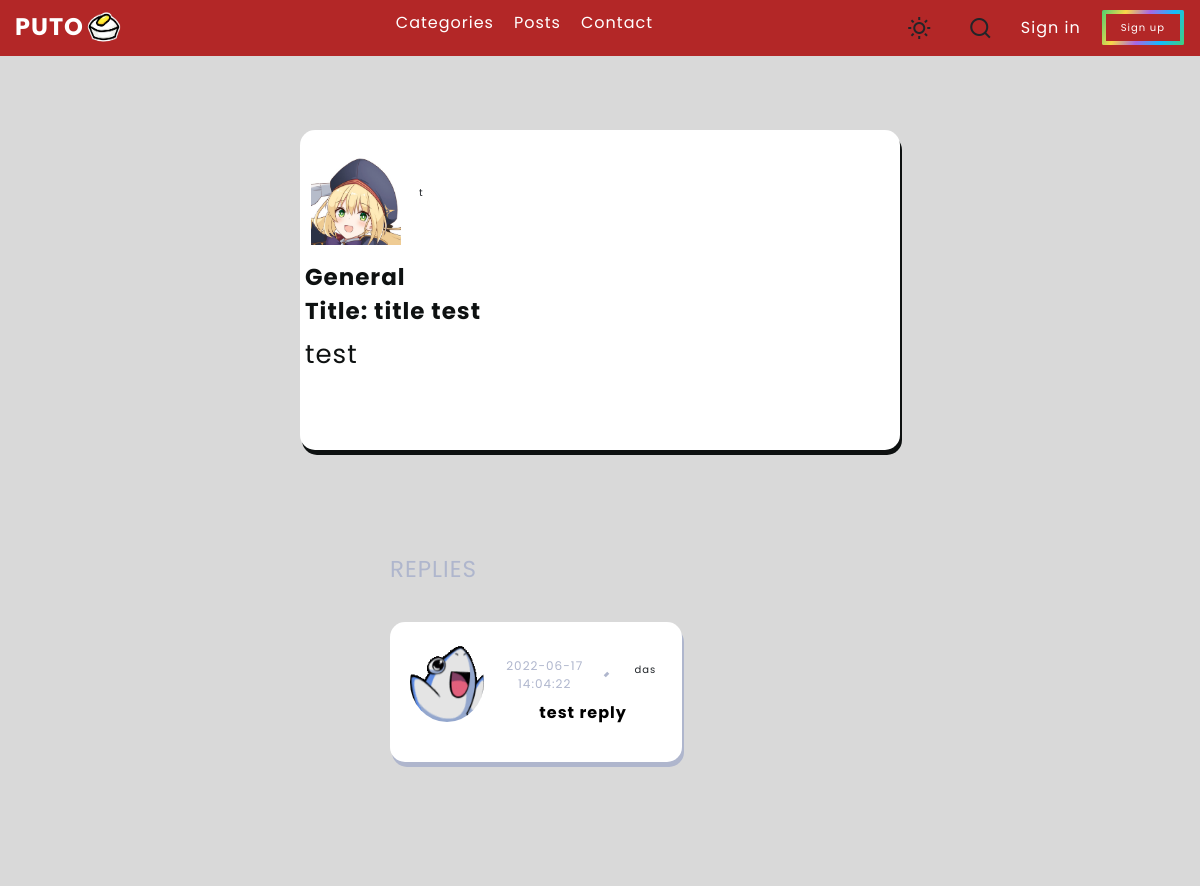
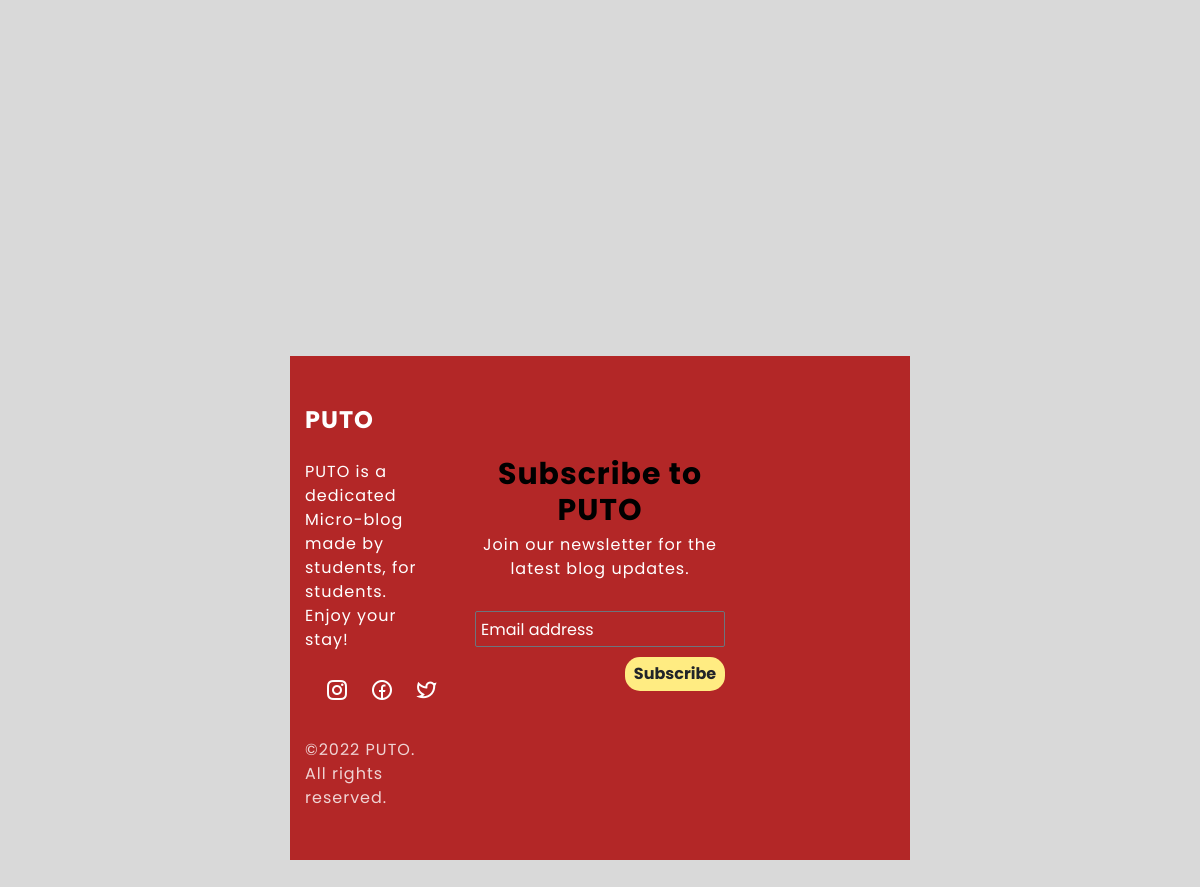
/post/1, run on the app's committed database (2 pictures, top to bottom).
### tables this page shows
CREATE TABLE `posts` (
  `id` int(11) NOT NULL,
  `user_id` int(11) NOT NULL,
  `title` varchar(255) NOT NULL,
  `content` text NOT NULL,
  `created_at` timestamp NOT NULL DEFAULT current_timestamp(),
  `cat_id` int(255) NOT NULL
);

CREATE TABLE `user` (
  `id` int(255) NOT NULL,
  `name` varchar(100) NOT NULL,
  `email` varchar(100) NOT NULL,
  `password` varchar(100) NOT NULL,
  `bio` varchar(255) NOT NULL DEFAULT 'Insert your bio here',
  `profile_picture` varchar(255) NOT NULL DEFAULT 'noimage.jpg',
  `code` varchar(6) NOT NULL
);

CREATE TABLE `categories` (
  `id` int(255) NOT NULL,
  `name` varchar(255) NOT NULL,
  `date` datetime NOT NULL DEFAULT current_timestamp()
);

CREATE TABLE `replies` (
  `id` int(255) NOT NULL,
  `post_id` int(255) NOT NULL,
  `content` text NOT NULL,
  `created_at` datetime NOT NULL DEFAULT current_timestamp(),
  `user_id` int(255) NOT NULL
);

### application/controllers/Posts.php (called while the page is built, shortened)
<?php
class Posts extends CI_Controller {
    public function view($id){
        $data['post'] = $this->posts_model->get_specific_post($id);
        $data['replies'] = $this->replies_model->get_replies($id);
        $this->load->view('templates/header');
        $this->load->view('pages/showpost', $data);
        $this->load->view('templates/footer');
    }
}

### index.php (called while the page is built, shortened)
<?php
require_once BASEPATH.'core/CodeIgniter.php';

### application/models/Posts_model.php (called while the page is built, shortened)
<?php
class Posts_model extends CI_Model{
    public function get_specific_post($id){
        $this->db->select('posts.*, user.name, categories.name AS catname');
        $this->db->where('posts.id', $id);
        $this->db->join('user', 'user.id = posts.user_id');
        $this->db->order_by('created_at', 'DESC');
        $this->db->join('categories', 'categories.id = posts.cat_id');
        $query = $this->db->get('posts');
        return $query->row_array();
    }
}

### application/models/Replies_model.php (called while the page is built, shortened)
<?php
class Replies_model extends CI_Model{
	public function get_replies($id){
		$this->db->select('replies.*, user.name');
        $this->db->join('user', 'user.id = replies.user_id');
        $this->db->order_by('created_at', 'DESC');
        $query = $this->db->get_where('replies', array('post_id' => $id));
        return $query->result_array();
	}
}

### application/views/pages/showpost.php (the view, shortened to what this page needs)
<div class="castoria-box">
    <div class="castoria-img-box">
    <a class="btn mb-3 px-2" href="<?php echo base_url('profile/viewprofile/'); ?><?php echo $post['user_id']; ?>"> <img src="<?php echo base_url('/assets/images/featured/Debug01.png')?>" width="90" height="105" ></a>
    <span><a class="btn mb-3 px-2" href="<?php echo base_url('profile/viewprofile/'); ?><?php echo $post['user_id']; ?>"><?php echo $post['name'];?></a></span>
    <a href="<?php echo base_url('categories/postsbycat/'); ?><?php echo $post['cat_id']; ?>"> <?php echo $post['catname']?></a>
    <div>
        <span>Title: <?php echo  $post['title'];?></span>
    </div>
</div>
<div>
    <span><?php echo $post['content'];?></span>
</div>
</div>
    <div class="comment">
        <div class="featured-articles-container container d-grid">
            <div class="featured-content d-grid">
                <span>REPLIES</span>
                    <?php foreach ($replies as $reply):?>
                        <div <?php echo base_url('replies/'.$reply['id']);?> class="trending-news-box">
                            <div class="trending-news-img-box">
                                <img src="<?php echo base_url('assets/images/featured/yeiwave.gif');?>" width= "80" height="80" class="rounded rounded-circle">
                            </div>
                            <div class="trending-news-data">
                                <div class="article-data">
                                    <span><?php echo $reply['created_at'];?></span>
                                    <span class="article-data-spacer"></span>
                                    <span><a class="btn mb-3 px-2" href="<?php echo base_url('profile/viewprofile/'); ?><?php echo $reply['user_id']; ?>"><?php echo $reply['name'];?></a></span>
                                </div>
                                <h3 class="title article-title"><?php echo $reply['content'];?></h3>
                            </div>
                    <?php endforeach;?>
            </div>
        </div>
    </div>

### assets/css/main.css (style rules this page uses)
:root { --light-color: #FFFFFF; --light-color-alt: #afb6cd; --primary-background-color: #D9D9D9; --secondary-background-color: #B32727; --hover-light-color: var(--light-color); --hover-dark-color: var(--primary-background-color); --gradient-color: linear-gradient(115deg, #4fcf70, #fad648, #a767e5, #12bcfe, #44ce7b); --transparent-light-color: rgba(255, 255, 255, .05); --transparent-dark-color: rgba(0, 0, 0, .75); --font-family: 'Poppins', sans-serif; --font-size-xsm: 1.2rem; --font-size-sm: 1.6rem; --font-size-md: 2.4rem; --font-size-lg: 3rem; --font-size-xl: 4rem; --gap: 2rem; --margin-sm: 2rem; --margin-md: 3rem; --item-min-height-sm: 20rem; --item-min-height-md: 30rem; }
* { margin: 0; padding: 0; box-sizing: border-box; }
html { font-size: 62.5%; }
body { font-family: var(--font-family); font-size: var(--font-size-sm); color: var(--light-color-alt); background-color: var(--primary-background-color); letter-spacing: 1px; transition: background-color .25s, color .25s; overflow-x:hidden; }
a { color: inherit; text-decoration: none; display: flex; }
img { max-width: 100%; }
.container { max-width: 160rem; margin: 0 auto; padding: 0 1.5rem; }
.d-grid { display: grid; }
html { overflow-y: scroll !important; }
::placeholder { color: white; opacity: 1; }
.btn { cursor: pointer; }
.title { font-size: 150%; color: #628EFF; text-align: center; font-weight: bold; }
.castoria-box { padding: 0.5rem 0.5rem; border-radius: 15px; box-shadow: 2px 5px; width: 50%; height: 40%; border-bottom: 1px solid var(--transparent-light-color); background-color: white; border-top-right-radius: 15px; border-top-left-radius: 15px; border-bottom-right-radius: 15px; border-bottom-left-radius: 15px; box-shadow: 2px 5px; font-size: 26px; margin: 2em auto; margin-top: 5em; color: #0e1111; }
.castoria-img-box { position: relative; font-size: 23px; font-weight: bold; flex-wrap: wrap; float: left; width: 100%; height: var(--item-min-height-sm); }
.comment { padding: 5rem; margin: 0 15em; }
.featured-articles-container, .featured-content { gap: var(--gap); padding: 0 5rem; }
.article-data { display: flex; align-items: center; gap: var(--gap); font-size: var(--font-size-xsm); margin-bottom: 1rem; }
.article-data-spacer { width: .5rem; height: .5rem; background-color: var(--light-color-alt); transform: rotate(45deg); }
.title { color: black; }
.article-title { font-size: var(--font-size-md); }
.trending-news-box { display: flex; flex-direction: column; gap: var(--gap); padding: 2rem; border-bottom: 1px solid var(--transparent-light-color); background-color: white; border-top-right-radius: 15px; border-top-left-radius: 15px; border-bottom-right-radius: 15px; border-bottom-left-radius: 15px; box-shadow: 2px 5px; }
.trending-news-box:last-of-type { border-bottom: none; }
.trending-news-img-box { position: relative; width: 100%; height: var(--item-min-height-sm); }
.trending-news-data .article-title { font-size: var(--font-size-sm); }
@media screen and (min-width: 700px) { .trending-news-box { flex-direction: row; align-items: center; } }
@media screen and (min-width: 700px) { .trending-news-img-box { width: 50%; } }
@media screen and (min-width: 700px) { .trending-news-data { margin: auto; text-align: center; } }
@media screen and (min-width: 768px) { .featured-content { grid-template-rows: 5rem repeat(4, 1fr); font-size: 23px; } }
@media screen and (min-width: 1024px) { .featured-articles-container { grid-template-columns: 1fr 40rem; } }
@media screen and (min-width: 1024px) { .trending-news-img-box { width: 10rem; height: 10rem; } }

### data on the page
posts: user.name "t", cat.name "General", title "title test", content "test"
replies: created_at "2022-06-17 14:04:22", user.name "das", content "test reply"
